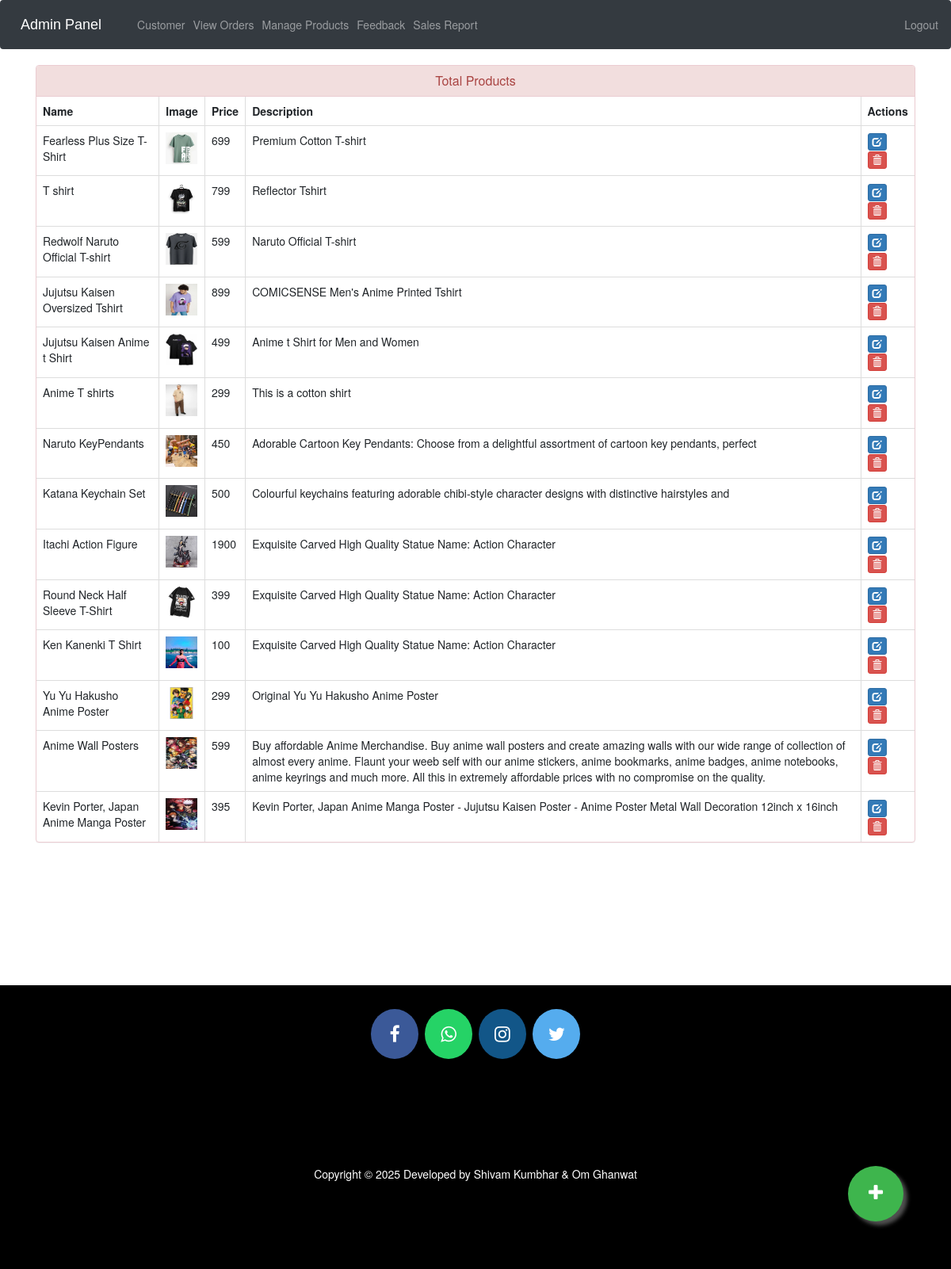
The page /admin-products (signed in) on the database its author committed.
### ecom/models.py (models this page shows, shortened)
class Product(models.Model):
    name=models.CharField(max_length=50)
    product_image= models.ImageField(upload_to='product_image/',null=True,blank=True)
    quantity=models.PositiveIntegerField(default=0)
    price = models.PositiveIntegerField()
    description=models.CharField(max_length=400)

### ecom/views.py (the view)
# urls.py: path('admin-products', views.admin_products_view,name='admin-products'),
@login_required(login_url='adminlogin')
def admin_products_view(request):
    products=models.Product.objects.all()
    return render(request,'ecom/admin_products.html',{'products':products})

### templates/ecom/admin_products.html (shortened to what this page needs)
{% extends 'ecom/admin_base.html' %}
{% load static %}
{% block content %}
<head>
  <link href="//netdna.bootstrapcdn.com/bootstrap/3.0.0/css/bootstrap.min.css" rel="stylesheet" id="bootstrap-css">
</head>
<div class="container">
  <div class="panel panel-danger">
    <div class="panel-heading">
      <h6 class="panel-title">Total Products</h6>
    </div>
    <table class="table table-hover table-bordered" id="dev-table">
      <thead>
        <tr>
          <th>Name</th>
          <th>Image</th>
          <th>Price</th>
          <th>Description</th>
          <th>Actions</th>
        </tr>
      </thead>
      {% for p in products %}
  {% if p %}
      <tr>
        <td> {{p.name}}</td>
        <td> <img src="{% static p.product_image.url %}" alt="Profile Pic" height="40px" width="40px" /></td>
        <td>{{p.price}}</td>
        <td>{{p.description}}</td>
        <td><a class="btn btn-primary btn-xs" href="{% url 'update-product' p.id  %}"><span class="glyphicon glyphicon-edit"></span></a>
          <a class="btn btn-danger btn-xs" href="{% url 'delete-product' p.id  %}"><span class="glyphicon glyphicon-trash"></span></a></td>
      </tr>
      {%else%}
      <br><br><br>
      <h1>No Products!!</h1>
      {% endif %}
      {% endfor %}
    </table>
  </div>
</div>
<a href="/admin-add-product" class="float">
<i class="fa fa-plus my-float"></i>
</a>
{% endblock content %}

### templates/ecom/admin_base.html (style rules this page uses)
.fa { font-size: 23px; width: 60px; text-align: center; text-decoration: none; margin: 5px 2px; border-radius: 50%; }

### templates/ecom/admin_products.html (style rules this page uses)
a:link { text-decoration: none; }
h6 { text-align: center; }
.float { position:fixed; width:70px; height:70px; bottom:60px; right:60px; background-color:#3eb54d; color:#FFF; border-radius:50px; text-align:center; box-shadow: 5px 5px 5px #505050; }
.my-float { margin-top:22px; }

### rows shown on the page
Product: name "Fearless Plus Size T-Shirt", product_image (picture), price "699", description "Premium Cotton T-shirt"
Product: name "T shirt", product_image (picture), price "799", description "Reflector Tshirt"
Product: name "Redwolf Naruto Official T-shirt", product_image (picture), price "599", description "Naruto Official T-shirt"
Product: name "Jujutsu Kaisen Oversized Tshirt", product_image (picture), price "899", description "COMICSENSE Men's Anime Printed Tshirt"
Product: name "Jujutsu Kaisen Anime t Shirt", product_image (picture), price "499", description "Anime t Shirt for Men and Women"
Product: name "Anime T shirts", product_image (picture), price "299", description "This is a cotton shirt"
Product: name "Naruto KeyPendants", product_image (picture), price "450", description "Adorable Cartoon Key Pendants: Choose from a delightful assortment of cartoon key pendants, perfect"
Product: name "Katana Keychain Set", product_image (picture), price "500", description "Colourful keychains featuring adorable chibi-style character designs with distinctive hairstyles and"
Product: name "Itachi Action Figure", product_image (picture), price "1900", description "Exquisite Carved High Quality Statue Name: Action Character"
Product: name "Round Neck Half Sleeve T-Shirt", product_image (picture), price "399", description "Exquisite Carved High Quality Statue Name: Action Character"
Product: name "Ken Kanenki T Shirt", product_image (picture), price "100", description "Exquisite Carved High Quality Statue Name: Action Character"
Product: name "Yu Yu Hakusho Anime Poster", product_image (picture), price "299", description "Original Yu Yu Hakusho Anime Poster"
Product: name "Anime Wall Posters", product_image (picture), price "599", description "Buy affordable Anime Merchandise. Buy anime wall posters and create amazing walls with our wide range of collection of almost every anime. Flaunt your weeb self with our anime stickers, anime bookmarks, anime badges, anime notebooks, anime keyrings and much more. All this in extremely affordable prices with no compromise on the quality."
Product: name "Kevin Porter, Japan Anime Manga Poster", product_image (picture), price "395", description "Kevin Porter, Japan Anime Manga Poster - Jujutsu Kaisen Poster - Anime Poster Metal Wall Decoration 12inch x 16inch"
